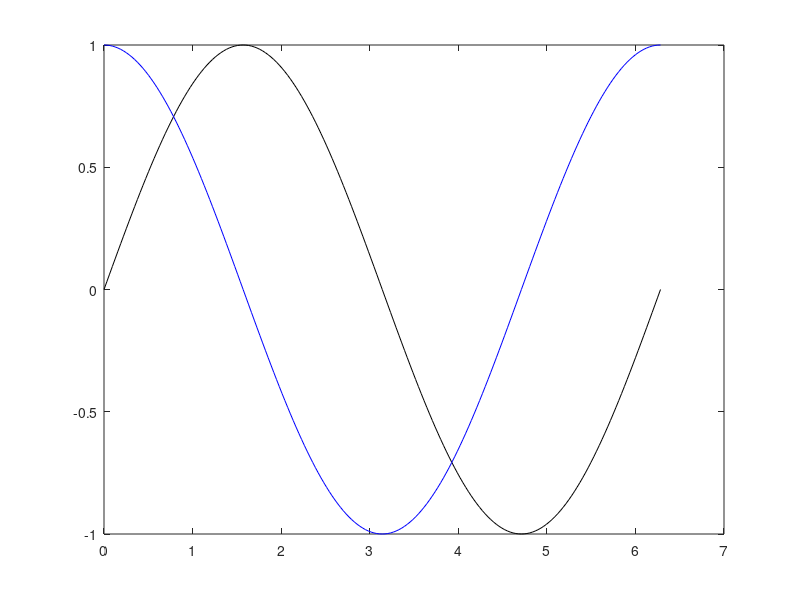

Recreate this plot in MATLAB.
N = 200;
time = 2*pi;
dt = time/N;
t = 0:dt:time;
y1 = sin(t);
y2 = cos(t);

figure
plot(t,y1, "k")
hold on
plot(t,y2, 'b')
